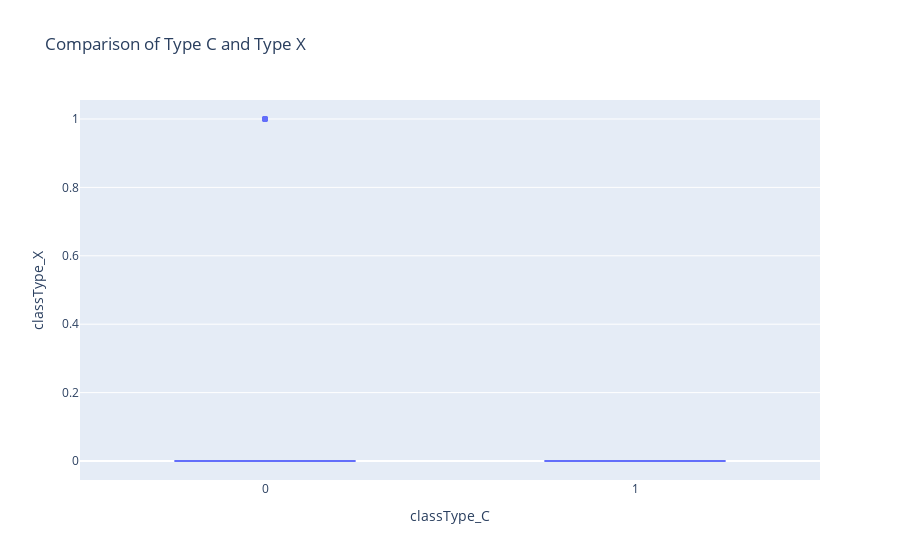

Notebook code cell kept with this figure:
### Code cell
## This is a box plot comparing the class type C and the class type X.
px.box(df, x='classType_C', y='classType_X', title = 'Comparison of Type C and Type X')

### Figure 1 — Plotly figure (JSON) as saved in the notebook; plotly's stock layout.template omitted (floating-point values rounded to 4 significant figures)
{"data": [{"alignmentgroup": "True", "hovertemplate": "classType_C=%{x}<br>classType_X=%{y}<extra></extra>", "legendgroup": "", "marker": {"color": "#636efa"}, "name": "", "notched": false, "offsetgroup": "", "orientation": "v", "showlegend": false, "type": "box", "x": [0, 0, 0, 1, 0, 1, 0, 0, 0, 0, 0, 0, 0, 0, 0, 0, 0, 0, 0, 0, 0, 0, 0, 0, 0, 0, 0, 0, 0, 0, 0, 0, 0, 0, 0, 0, 0, 0, 0, 0, 0, 0, 0, 0, 0, 0, 0, 0, 0, 0, 0, 0, 0, 0, 0, 0, 0, 0, 0, 0, 0, 0, 0, 0, 0, 0, 0, 0, 0, 0, 0, 0, 0, 0, 0, 0, 0, 0, 0, 0, 0, 0, 0, 0, 0, 0, 0, 0], "x0": " ", "xaxis": "x", "y": [0, 0, 0, 0, 0, 0, 0, 0, 0, 0, 0, 0, 1, 0, 0, 0, 0, 0, 0, 0, 0, 0, 0, 0, 0, 0, 1, 0, 0, 0, 0, 0, 0, 0, 0, 0, 0, 0, 0, 0, 0, 0, 0, 0, 0, 0, 0, 0, 0, 0, 1, 1, 0, 0, 1, 0, 1, 0, 0, 0, 0, 0, 0, 0, 0, 0, 0, 0, 0, 0, 0, 0, 0, 0, 0, 0, 0, 0, 0, 0, 0, 0, 0, 0, 0, 0, 0, 0], "y0": " ", "yaxis": "y"}], "layout": {"autosize": true, "boxmode": "group", "legend": {"tracegroupgap": 0}, "title": {"text": "Comparison of Type C and Type X"}, "xaxis": {"anchor": "y", "autorange": true, "domain": [0, 1], "range": [-0.5, 1.5], "title": {"text": "classType_C"}, "type": "linear"}, "yaxis": {"anchor": "x", "autorange": true, "domain": [0, 1], "range": [-0.05556, 1.056], "title": {"text": "classType_X"}, "type": "linear"}}}
